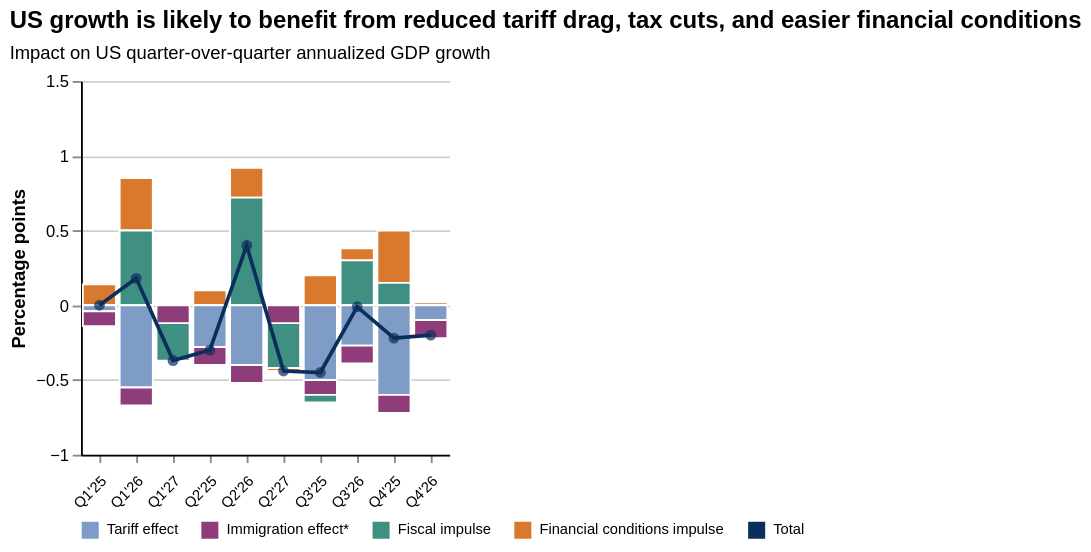

Vega-Lite specification for this chart:
### Vega-Lite specification from a JSON file in a GitHub repository (floating-point values rounded to 4 significant figures)
{"$schema": "https://vega.github.io/schema/vega-lite/v5.json", "background": "white", "width": "container", "height": "container", "autosize": {"type": "fit", "contains": "padding"}, "title": {"text": "US growth is likely to benefit from reduced tariff drag, tax cuts, and easier financial conditions", "subtitle": "Impact on US quarter-over-quarter annualized GDP growth", "anchor": "start", "fontSize": 13, "subtitleFontSize": 10, "subtitlePadding": 6, "offset": 6}, "data": {"values": [{"order": 1, "label": "Q1'25", "period": "2025Q1", "series": "Financial conditions impulse", "value": 0.14}, {"order": 1, "label": "Q1'25", "period": "2025Q1", "series": "Fiscal impulse", "value": 0.0}, {"order": 1, "label": "Q1'25", "period": "2025Q1", "series": "Tariff effect", "value": -0.04}, {"order": 1, "label": "Q1'25", "period": "2025Q1", "series": "Immigration effect*", "value": -0.1}, {"order": 2, "label": "Q2'25", "period": "2025Q2", "series": "Financial conditions impulse", "value": 0.1}, {"order": 2, "label": "Q2'25", "period": "2025Q2", "series": "Fiscal impulse", "value": 0.0}, {"order": 2, "label": "Q2'25", "period": "2025Q2", "series": "Tariff effect", "value": -0.28}, {"order": 2, "label": "Q2'25", "period": "2025Q2", "series": "Immigration effect*", "value": -0.12}, {"order": 3, "label": "Q3'25", "period": "2025Q3", "series": "Financial conditions impulse", "value": 0.2}, {"order": 3, "label": "Q3'25", "period": "2025Q3", "series": "Tariff effect", "value": -0.5}, {"order": 3, "label": "Q3'25", "period": "2025Q3", "series": "Immigration effect*", "value": -0.1}, {"order": 3, "label": "Q3'25", "period": "2025Q3", "series": "Fiscal impulse", "value": -0.05}, {"order": 4, "label": "Q4'25", "period": "2025Q4", "series": "Financial conditions impulse", "value": 0.35}, {"order": 4, "label": "Q4'25", "period": "2025Q4", "series": "Fiscal impulse", "value": 0.15}, {"order": 4, "label": "Q4'25", "period": "2025Q4", "series": "Tariff effect", "value": -0.6}, {"order": 4, "label": "Q4'25", "period": "2025Q4", "series": "Immigration effect*", "value": -0.12}, {"order": 5, "label": "Q1'26", "period": "2026Q1", "series": "Financial conditions impulse", "value": 0.35}, {"order": 5, "label": "Q1'26", "period": "2026Q1", "series": "Fiscal impulse", "value": 0.5}, {"order": 5, "label": "Q1'26", "period": "2026Q1", "series": "Tariff effect", "value": -0.55}, {"order": 5, "label": "Q1'26", "period": "2026Q1", "series": "Immigration effect*", "value": -0.12}, {"order": 6, "label": "Q2'26", "period": "2026Q2", "series": "Financial conditions impulse", "value": 0.2}, {"order": 6, "label": "Q2'26", "period": "2026Q2", "series": "Fiscal impulse", "value": 0.72}, {"order": 6, "label": "Q2'26", "period": "2026Q2", "series": "Tariff effect", "value": -0.4}, {"order": 6, "label": "Q2'26", "period": "2026Q2", "series": "Immigration effect*", "value": -0.12}, {"order": 7, "label": "Q3'26", "period": "2026Q3", "series": "Financial conditions impulse", "value": 0.08}, {"order": 7, "label": "Q3'26", "period": "2026Q3", "series": "Fiscal impulse", "value": 0.3}, {"order": 7, "label": "Q3'26", "period": "2026Q3", "series": "Tariff effect", "value": -0.27}, {"order": 7, "label": "Q3'26", "period": "2026Q3", "series": "Immigration effect*", "value": -0.12}, {"order": 8, "label": "Q4'26", "period": "2026Q4", "series": "Financial conditions impulse", "value": 0.02}, {"order": 8, "label": "Q4'26", "period": "2026Q4", "series": "Fiscal impulse", "value": 0.0}, {"order": 8, "label": "Q4'26", "period": "2026Q4", "series": "Tariff effect", "value": -0.1}, {"order": 8, "label": "Q4'26", "period": "2026Q4", "series": "Immigration effect*", "value": -0.12}, {"order": 9, "label": "Q1'27", "period": "2027Q1", "series": "Financial conditions impulse", "value": 0.0}, {"order": 9, "label": "Q1'27", "period": "2027Q1", "series": "Fiscal impulse", "value": -0.25}, {"order": 9, "label": "Q1'27", "period": "2027Q1", "series": "Tariff effect", "value": 0.0}, {"order": 9, "label": "Q1'27", "period": "2027Q1", "series": "Immigration effect*", "value": -0.12}, {"order": 10, "label": "Q2'27", "period": "2027Q2", "series": "Financial conditions impulse", "value": -0.02}, {"order": 10, "label": "Q2'27", "period": "2027Q2", "series": "Fiscal impulse", "value": -0.3}, {"order": 10, "label": "Q2'27", "period": "2027Q2", "series": "Tariff effect", "value": 0.0}, {"order": 10, "label": "Q2'27", "period": "2027Q2", "series": "Immigration effect*", "value": -0.12}]}, "transform": [{"calculate": "datum.value >= 0 ? (datum.series === 'Fiscal impulse' ? 1 : datum.series === 'Financial conditions impulse' ? 2 : 99) : (datum.period === '2025Q3' ? (datum.series === 'Tariff effect' ? 1 : datum.series === 'Immigration effect*' ? 2 : datum.series === 'Fiscal impulse' ? 3 : 99) : datum.period === '2027Q1' ? (datum.series === 'Immigration effect*' ? 1 : datum.series === 'Fiscal impulse' ? 2 : datum.series === 'Tariff effect' ? 3 : datum.series === 'Financial conditions impulse' ? 4 : 99) : datum.period === '2027Q2' ? (datum.series === 'Immigration effect*' ? 1 : datum.series === 'Fiscal impulse' ? 2 : datum.series === 'Financial conditions impulse' ? 3 : datum.series === 'Tariff effect' ? 4 : 99) : (datum.series === 'Tariff effect' ? 1 : datum.series === 'Immigration effect*' ? 2 : datum.series === 'Fiscal impulse' ? 3 : datum.series === 'Financial conditions impulse' ? 4 : 99))", "as": "stack_order"}], "layer": [{"mark": {"type": "bar", "stroke": "white", "strokeWidth": 1}, "encoding": {"x": {"field": "label", "type": "ordinal", "sort": {"field": "order", "order": "ascending"}, "axis": {"title": null, "labelAngle": -45, "labelPadding": 6, "tickSize": 4, "labelFontSize": 8}}, "y": {"field": "value", "type": "quantitative", "stack": "zero", "scale": {"domain": [-1, 1.5], "nice": false, "zero": false}, "axis": {"title": "Percentage points", "titleFontSize": 10, "values": [-1, -0.5, 0, 0.5, 1, 1.5], "format": "~g", "grid": true, "gridColor": "#cfcfcf", "gridWidth": 1, "labelFontSize": 9}}, "order": {"field": "stack_order", "type": "quantitative"}, "color": {"field": "series", "type": "nominal", "scale": {"domain": ["Tariff effect", "Immigration effect*", "Fiscal impulse", "Financial conditions impulse", "Total"], "range": ["#7f9cc7", "#8f3d7a", "#3f8f83", "#d8792e", "#0b2f5b"]}, "legend": {"orient": "bottom", "direction": "horizontal", "title": null, "labelFontSize": 8, "symbolSize": 60, "offset": 5, "symbolType": "square", "labelLimit": 150}}}}, {"data": {"values": [{"series": "Total"}]}, "mark": {"type": "point", "opacity": 0}, "encoding": {"color": {"field": "series", "type": "nominal"}}}, {"transform": [{"aggregate": [{"op": "sum", "field": "value", "as": "total"}], "groupby": ["label", "order", "period"]}], "layer": [{"mark": {"type": "line", "strokeWidth": 2, "color": "#0b2f5b"}, "encoding": {"x": {"field": "label", "type": "ordinal", "sort": {"field": "order", "order": "ascending"}}, "y": {"field": "total", "type": "quantitative"}}}, {"mark": {"type": "point", "filled": true, "size": 35, "color": "#0b2f5b"}, "encoding": {"x": {"field": "label", "type": "ordinal", "sort": {"field": "order", "order": "ascending"}}, "y": {"field": "total", "type": "quantitative"}}}]}], "config": {"view": {"stroke": null}, "axis": {"domainColor": "black", "domainWidth": 1, "labelFont": "sans-serif", "titleFont": "sans-serif"}}}
